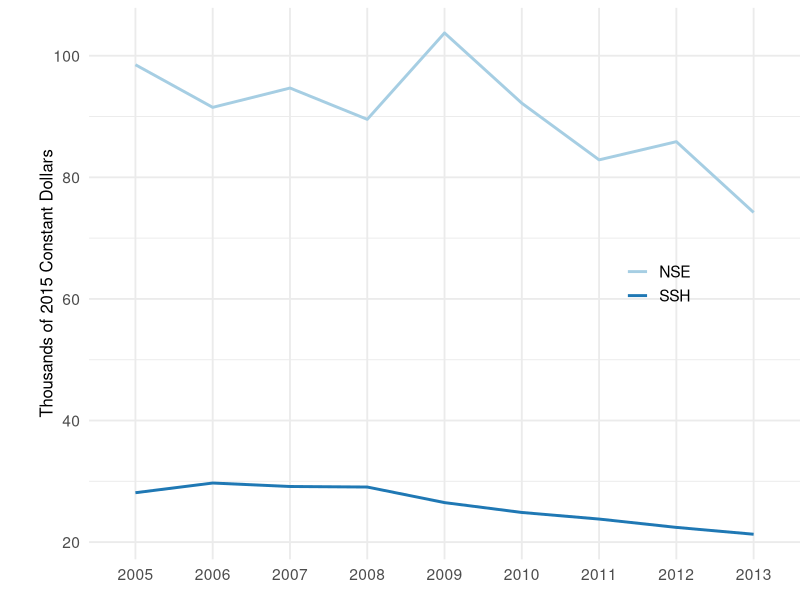
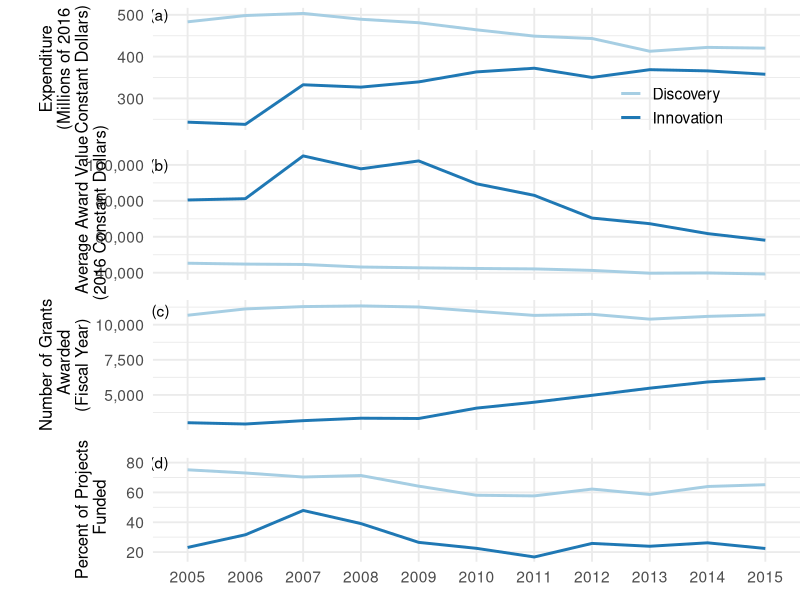
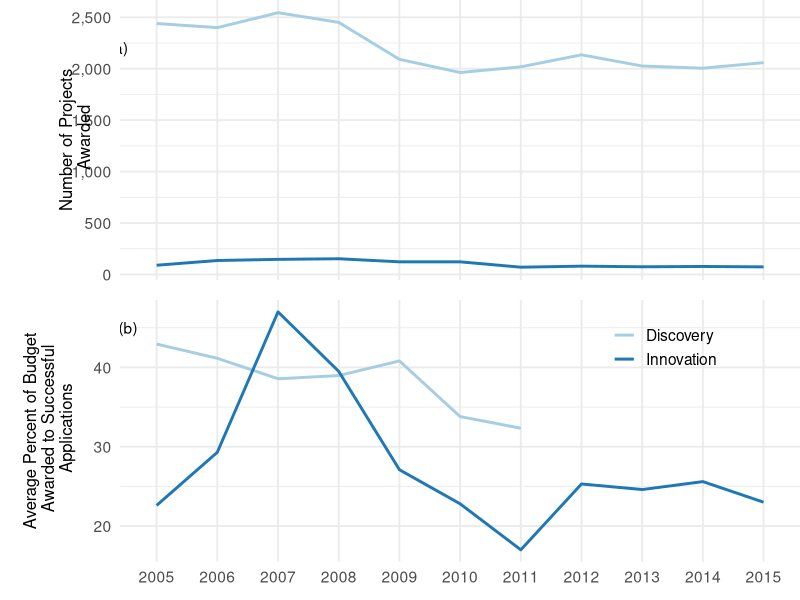
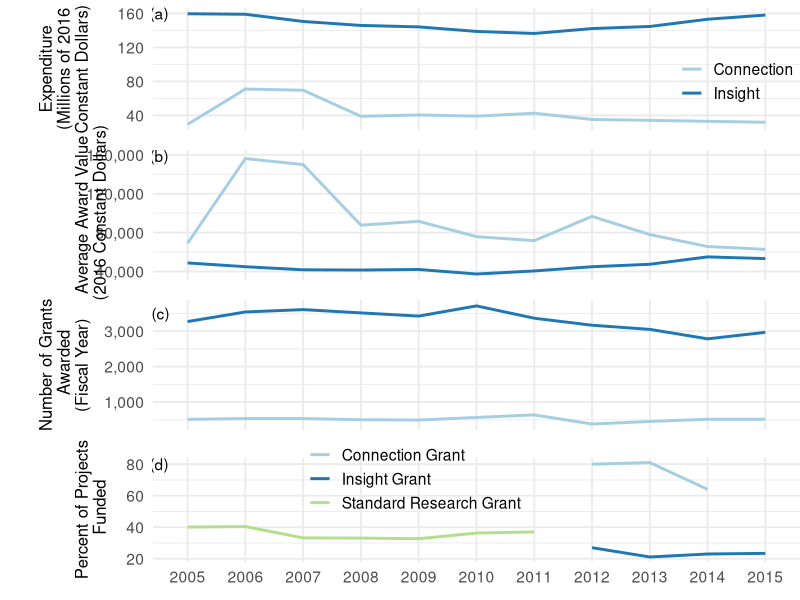
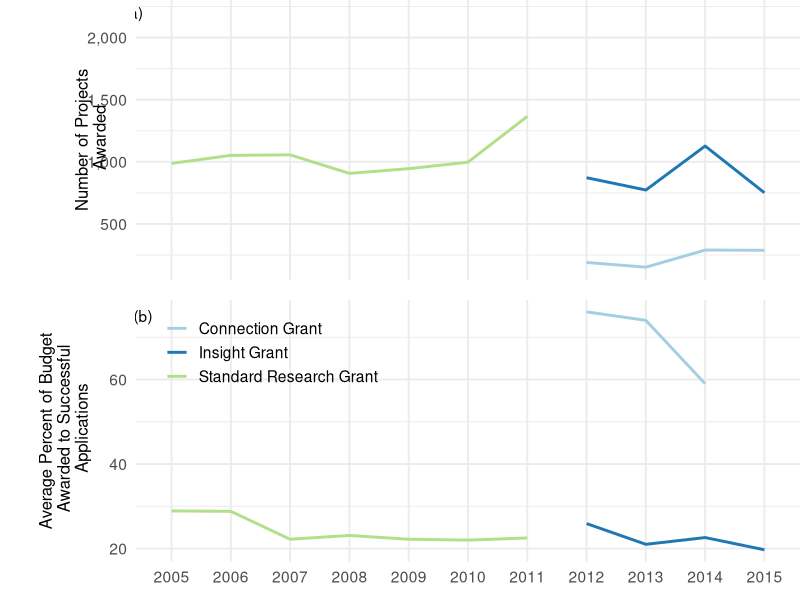
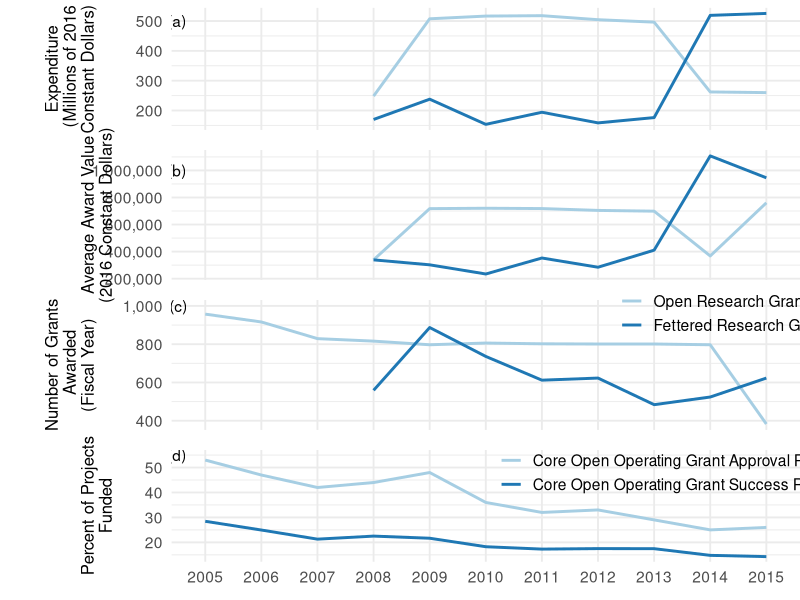

Reproduce these figures in R, in order.

### creating plots for Megan Dodd + Julia Baum for global young academy document
require(tidyr); require(scales); require(gridExtra); require(RColorBrewer); require(ggplot2); require(cowplot)


setwd("/Users/jpwrobinson/Google_Drive/R_PROJECTS_DATA/VISUALISATIONS/global-young-academy-gdp")
setwd("/Users/IMAC3/Google\ Drive/R_PROJECTS_DATA/VISUALISATIONS/global-young-academy-gdp")
setwd("/Users/kristinatietjen/Documents/git_hub/gya-research")
theme_set(theme_minimal(base_size=14))

palette(brewer.pal(n=8, name="Dark2"))

## read in data
dat1<-read.csv("data/from_James/part5-international-july/aug11/NSERC_grants_10Apr.csv", check.names=FALSE)
dat2<-read.csv("data/from_James/part5-international-july/aug11/SSHRC_grants_apr10.csv", check.names=FALSE)
dat3<-read.csv("data/from_James/part5-international-july/aug11/NSERC_success.csv", check.names=FALSE)
dat4<-read.csv("data/from_James/part5-international-july/aug11/SSHRC_success.csv", check.names=FALSE)
dat5<-read.csv("data/from_James/part5-international-july/aug11/CIHR_grants_Apr17.csv", check.names=FALSE)
dat6<-read.csv("data/from_James/part5-international-july/aug11/CIHR_success.csv", check.names=FALSE)
dat7<-read.csv("data/from_James/part5-international-july/aug11/highered_researchers.csv", check.names=FALSE)

#pdf(file="figures/GYA_agencydata_apr10_2017.pdf", height=7, width=11)
# png(file="figures/GYA_agencydata_aug11_2016.png", pointsize=20,height=900, width=1500)
#-----------------------#-----------------------#-----------------------
	#----------------------- GRAPH 1 #-----------------------
#-----------------------#-----------------------#-----------------------

# NSERC

#jpeg(file="figures/jpeg/apr2017/GYA_agencydata_3.1_apr10_2017.jpeg")


dat1<-gather(dat1,  Year, value, -panel, -Type)
dat1$value<-as.numeric(dat1$value)


ylabel <- "Expenditure\n (Millions of 2016 \nConstant Dollars)"
n1<-ggplot(dat1[dat1$panel=='top',], aes(Year, value, col=Type, group=Type)) + 
  geom_line(size=1) + #scale_x_continuous(breaks=NULL) + 
  labs(x="", y=ylabel) + 
  theme(legend.title=element_blank(),
  	plot.margin=unit(c(0.2,0,-0.2,0.8), "cm"),
  	 axis.title.y=element_text(hjust=0.5, vjust=-1,size=12),
  	 axis.text.x=element_blank(),
  	 strip.background = element_blank(),
  	 legend.position=c(0.8,0.2),
       strip.text.x = element_blank())  +
  scale_y_continuous(labels=comma) +
  scale_colour_manual(values=c(brewer.pal(2, name="Paired")), labels=c("Discovery", "Innovation"))+
    annotate("text", "2005", 500, label="(a)", hjust=2) 
  # facet_wrap(~Type, scales="free")+
  # guides(col=FALSE)

ylabel <- "Average Award Value\n (2016 Constant Dollars)"
n2<-ggplot(dat1[dat1$panel=='mid',], aes(Year, value, col=Type, group=Type)) + 
  geom_line(size=1) + #scale_x_continuous(breaks=NULL) + 
  labs(x="", y=ylabel) + 
  theme(legend.title=element_blank(),
  	plot.margin=unit(c(0,0,-0.2,0.45), "cm"),
  	 axis.title.y=element_text(hjust=0.5, vjust=-1,size=12),
  	 axis.text.x=element_blank(),
  	 strip.background = element_blank(),
  	 legend.position=c(0.8,0.8),
       strip.text.x = element_blank())  +
  scale_y_continuous(labels=comma)+
  scale_colour_manual(values=c(brewer.pal(2, name="Paired")))+
    annotate("text", "2005", 100000, label="(b)", hjust=2) +
  # facet_wrap(~Type, scales="free")+
  guides(col=FALSE)

ylabel <- "Number of Grants\n Awarded\n(Fiscal Year)"
n3<-ggplot(dat1[dat1$panel=='bot',], aes(Year, value, col=Type, group=Type)) + 
  geom_line(size=1) + #scale_x_continuous(breaks=NULL) + 
  labs(x="", y=ylabel) + 
  theme(legend.title=element_blank(),
  	plot.margin=unit(c(0,0,-0.2,0.2), "cm"),
  	 axis.title.y=element_text(hjust=0.5, vjust=-1,size=12),
  	 #axis.text.x=element_text(angle=0),
  	axis.text.x=element_blank(),
  	 strip.background = element_blank(),
  	 legend.position=c(0.8,0.1),
       strip.text.x = element_blank())  +
  scale_y_continuous(labels=comma)+
  scale_colour_manual(values=c(brewer.pal(2, name="Paired")))+
    annotate("text", "2005", 11000, label="(c)", hjust=2) +
  # facet_wrap(~Type, scales="free")+
  guides(col=FALSE)

#print(grid.arrange(g1, g2, g3, nrow=3))

#dev.off()

#-----------------------#-----------------------#-----------------------
#----------------------- GRAPH 2 #-----------------------
#-----------------------#-----------------------#-----------------------

# NSERC grants success

dat3<-read.csv("data/from_James/part5-international-july/aug11/NSERC_success.csv", check.names=FALSE)
dat3<-gather(dat3,  Year, value, -panel, -Type)
dat3$value<-as.numeric(dat3$value)
#dat3$star<-"nostar"
#dat3$star[dat3$Type=="Discovery Grants Success Rate" & dat3$Year%in%c('2012', '2013', '2014', '2015')]<-'star'
#dat3$star[dat3$Type=="Discovery Grants Number of Awards" & dat3$value%in%c(2135, 2026, 2005, 2059)]<-'star'



ylabel <- "Percent of Projects\n Funded"
n4<-ggplot(dat3[dat3$panel=='top',], aes(Year, value, col=Type, group=Type)) + 
  geom_line(size=1) + #scale_x_continuous(breaks=NULL) + 
  #geom_point(data=dat3[dat3$panel=='top' & dat3$star=='star',], aes(Year, value), col='red', shape=8)+
  labs(x="", y=ylabel) + 
  theme(legend.title=element_blank(),
        plot.margin=unit(c(0.2,0,-0.2,0.4), "cm"),
        axis.title.y=element_text(hjust=0.5, vjust=-1,size=12),
        #axis.text.x=element_blank(),
        axis.text.x=element_text(angle=0),
        strip.background = element_blank(),
        legend.position=c(0.9,0.4),
        strip.text.x = element_blank())  +
  scale_y_continuous(labels=comma) +
  scale_colour_manual(values=c(brewer.pal(2, name="Paired")), labels=c("Discovery", "Innovation"))+
  annotate("text", "2005", 80, label="(d)", hjust=2) +
# facet_wrap(~Type, scales="free")+
 guides(col=FALSE)

ylabel <- "Number of Projects\n Awarded"
n5<-ggplot(dat3[dat3$panel=='mid',], aes(Year, value, col=Type, group=Type)) + 
  geom_line(size=1) + #scale_x_continuous(breaks=NULL) + 
  #geom_point(data=dat3[dat3$panel=='mid' & dat3$star=='star',], aes(Year, value), col='red', shape=8)+
  labs(x="", y=ylabel) + 
  theme(legend.title=element_blank(),
        plot.margin=unit(c(0,0,-0.2,0.3), "cm"),
        axis.title.y=element_text(hjust=0.5, vjust=-1,size=12),
        axis.text.x=element_blank(),
        strip.background = element_blank(),
        legend.position=c(0.8,0.8),
        strip.text.x = element_blank())  +
  scale_y_continuous(labels=comma)+
  scale_colour_manual(values=c(brewer.pal(2, name="Paired")))+
  annotate("text", "2005", 2200, label="(a)", hjust=2.5) +
  # facet_wrap(~Type, scales="free")+
  guides(col=FALSE)

ylabel <- "Average Percent of Budget\n Awarded to Successful\n Applications"
n6<-ggplot(dat3[dat3$panel=='bot',], aes(Year, value, col=Type, group=Type)) + 
  geom_line(size=1) + #scale_x_continuous(breaks=NULL) + 
  labs(x="", y=ylabel) + 
  theme(legend.title=element_blank(),
        plot.margin=unit(c(0,0,-0.2,0.4), "cm"),
        axis.title.y=element_text(hjust=0.5, vjust=-1,size=12),
        axis.text.x=element_text(angle=0),
        strip.background = element_blank(),
        legend.position=c(0.8,0.82),
        strip.text.x = element_blank())  +
  scale_y_continuous(labels=comma)+
  scale_colour_manual(values=c(brewer.pal(2, name="Paired")), labels=c("Discovery", "Innovation"))+
  annotate("text", "2005", 45, label="(b)", hjust=2) #+
  # facet_wrap(~Type, scales="free")+
  #guides(col=FALSE)

library("cowplot")
#print(grid.arrange(g1, g2, g3, nrow=3))
#print(grid.arrange(n1, n2, n3, n4, heights=c(0.25,0.25,0.25,0.25), nrow=4))

pdf(file="figures/from_James/GYA_agencydata_3.1_4panels_apr29_2017.pdf", height=7, width=11)
plot_grid(n1, n2, n3, n4, align = "v", nrow = 4, rel_heights = c(1/4, 1/4, 1/4, 1/4))
dev.off()


pdf(file="figures/from_James/GYA_agencydata_b1_apr29_2017.pdf", height=7, width=11)
plot_grid(n5,n6, align="v", nrow = 2, rel_heights = c(1/2, 1/2))

dev.off()


#-----------------------#-----------------------#-----------------------
	#----------------------- GRAPH 3 #-----------------------
#-----------------------#-----------------------#-----------------------

# SSHRC
#pdf(file="figures/GYA_agencydata_3.2_apr10_2017.pdf", height=7, width=11)


dat2<-gather(dat2,  Year, value, -panel, -Type)
dat2$value<-as.numeric(dat2$value)


ylabel <- "Expenditure\n (Millions of 2016 \nConstant Dollars)"
s1<-ggplot(dat2[dat2$panel=='top',], aes(Year, value, col=Type, group=Type)) + 
  geom_line(size=1) + #scale_x_continuous(breaks=NULL) + 
  labs(x="", y=ylabel) + 
  theme(legend.title=element_blank(),
  	plot.margin=unit(c(0.2,0,-0.2,0.8), "cm"),
  	 axis.title.y=element_text(hjust=0.5, vjust=-1,size=12),
  	 axis.text.x=element_blank(),
  	 strip.background = element_blank(),
  	 legend.position=c(0.9,0.4),
       strip.text.x = element_blank())  +
  scale_y_continuous(labels=comma) +
  scale_colour_manual(values=c(brewer.pal(2, name="Paired")), labels=c("Connection", "Insight"))+
    annotate("text", "2005", 160, label="(a)", hjust=2) 
  # facet_wrap(~Type, scales="free")+
  # guides(col=FALSE)

ylabel <- "Average Award Value\n (2016 Constant Dollars)"
s2<-ggplot(dat2[dat2$panel=='mid',], aes(Year, value, col=Type, group=Type)) + 
  geom_line(size=1) + #scale_x_continuous(breaks=NULL) + 
  labs(x="", y=ylabel) + 
  theme(legend.title=element_blank(),
  	plot.margin=unit(c(0,0,-0.2,0.45), "cm"),
  	 axis.title.y=element_text(hjust=0.5, vjust=-1,size=12),
  	 axis.text.x=element_blank(),
  	 strip.background = element_blank(),
  	 legend.position=c(0.8,0.8),
       strip.text.x = element_blank())  +
  scale_y_continuous(labels=comma)+
  scale_colour_manual(values=c(brewer.pal(2, name="Paired")))+
    annotate("text", "2005", 159000, label="(b)", hjust=2) +
  # facet_wrap(~Type, scales="free")+
  guides(col=FALSE)

ylabel <- "Number of Grants\n Awarded\n(Fiscal Year)"
s3<-ggplot(dat2[dat2$panel=='bot',], aes(Year, value, col=Type, group=Type)) + 
  geom_line(size=1) + #scale_x_continuous(breaks=NULL) + 
  labs(x="", y=ylabel) + 
  theme(legend.title=element_blank(),
  	plot.margin=unit(c(0,0,-0.2,0.4), "cm"),
  	 axis.title.y=element_text(hjust=0.5, vjust=-1,size=12),
  	 axis.text.x=element_blank(),
  	 strip.background = element_blank(),
  	 legend.position=c(0.8,0.1),
       strip.text.x = element_blank())  +
  scale_y_continuous(labels=comma)+
  scale_colour_manual(values=c(brewer.pal(2, name="Paired")))+
    annotate("text", "2005", 3500, label="(c)", hjust=2) +
  # facet_wrap(~Type, scales="free")+
  guides(col=FALSE)


#print(grid.arrange(s1, s2, s3, nrow=3))

#dev.off()


#-----------------------#-----------------------#-----------------------
#----------------------- GRAPH 4 #-----------------------
#-----------------------#-----------------------#-----------------------

# SSHRC grant success

dat4<-read.csv("data/from_James/part5-international-july/aug11/SSHRC_success.csv", check.names=FALSE)
dat4<-gather(dat4,  Year, value, -panel, -Type)
dat4$value<-as.numeric(dat4$value)

#dat3$star<-"nostar"
#dat3$star[dat3$Type=="Discovery Grants Success Rate" & dat3$Year%in%c('2012', '2013', '2014', '2015')]<-'star'
#dat3$star[dat3$Type=="Discovery Grants Number of Awards" & dat3$value%in%c(2135, 2026, 2005, 2059)]<-'star'


ylabel <- "Percent of Projects\n Funded"
s4<-ggplot(dat4[dat4$panel=='top',], aes(Year, value, col=Type, group=Type)) + 
  geom_line(size=1) + #scale_x_continuous(breaks=NULL) + 
  labs(x="", y=ylabel) + 
  theme(legend.title=element_blank(),
        plot.margin=unit(c(0.2,0,-0.2,0.8), "cm"),
        axis.title.y=element_text(hjust=0.5, vjust=-1,size=12),
        axis.text.x=element_text(angle=0),
        strip.background = element_blank(),
        legend.position=c(0.4,0.8),
        strip.text.x = element_blank())  +
  scale_y_continuous(labels=comma) +
  scale_colour_manual(values=c(brewer.pal(2, name="Paired")), labels=c("Connection Grant", "Insight Grant", "Standard Research Grant"))+
  annotate("text", "2005", 80, label="(d)", hjust=2) 
# facet_wrap(~Type, scales="free")+
# guides(col=FALSE)


ylabel <- "Number of Projects\n Awarded"
s5<-ggplot(dat4[dat4$panel=='mid',], aes(Year, value, col=Type, group=Type)) + 
  geom_line(size=1) + #scale_x_continuous(breaks=NULL) + 
  #geom_point(data=dat4[dat4$panel=='mid' & dat4$star=='star',], aes(Year, value), col='red', shape=8)+
  labs(x="", y=ylabel) + 
  theme(legend.title=element_blank(),
        plot.margin=unit(c(0,0,-0.2,0.3), "cm"),
        axis.title.y=element_text(hjust=0.5, vjust=-1,size=12),
        axis.text.x=element_blank(),
        strip.background = element_blank(),
        legend.position=c(0.5,0.5),
        strip.text.x = element_blank())  +
  scale_y_continuous(labels=comma)+
  scale_colour_manual(values=c(brewer.pal(2, name="Paired")), labels=c("Connection Grant", "Insight Grant", "Standard Research Grant"))+
  annotate("text", "2005", 2200, label="(a)", hjust=2.5) +
  # facet_wrap(~Type, scales="free")+
  guides(col=FALSE)


ylabel <- "Average Percent of Budget\n Awarded to Successful\n Applications"
s6<-ggplot(dat4[dat4$panel=='bot',], aes(Year, value, col=Type, group=Type)) + 
  geom_line(size=1) + #scale_x_continuous(breaks=NULL) + 
  labs(x="", y=ylabel) + 
  theme(legend.title=element_blank(),
        plot.margin=unit(c(0,0,-0.2,0.8), "cm"),
        axis.title.y=element_text(hjust=0.5, vjust=-1,size=12),
        axis.text.x=element_text(angle=0),
        strip.background = element_blank(),
        legend.position=c(0.2,0.8),
        strip.text.x = element_blank())  +
  scale_y_continuous(labels=comma)+
  scale_colour_manual(values=c(brewer.pal(2, name="Paired")), labels=c("Connection Grant", "Insight Grant", "Standard Research Grant"))+
  annotate("text", "2005", 75, label="(b)", hjust=2) #+
  # facet_wrap(~Type, scales="free")+
  #guides(col=FALSE)


#print(grid.arrange(s4, s5, nrow=2))

pdf(file="figures/from_James/GYA_agencydata_3.2_4panels_apr29_2017.pdf", height=7, width=11)
#print(grid.arrange(s1, s2, s3,s4, nrow=4))
plot_grid(s1, s2, s3, s4, align = "v", nrow = 4, rel_heights = c(1/4, 1/4, 1/4, 1/4))
dev.off()

pdf(file="figures/from_James/GYA_agencydata_b2_apr29_2017.pdf", height=7, width=11)
plot_grid(s5, s6, align = "v", nrow = 2, rel_heights = c(1/2, 1/2))
dev.off()

#-----------------------#-----------------------#-----------------------
	#----------------------- GRAPH 5 #-----------------------
#-----------------------#-----------------------#-----------------------

# CIHR grants


pdf(file="figures/from_James/GYA_agencydata_3.3_apr29_2017.pdf", height=7, width=11)

dat5<-gather(dat5,  Year, value, -panel, -Type)
dat5$value<-as.numeric(dat5$value)


ylabel <- "Expenditure\n (Millions of 2016\nConstant Dollars)"
g1<-ggplot(dat5[dat5$panel=='top',], aes(Year, value, col=Type, group=Type)) + 
  geom_line(size=1) + #scale_x_continuous(breaks=NULL) + 
  labs(x="", y=ylabel) + 
  theme(legend.title=element_blank(),
  	plot.margin=unit(c(0.2,0,-0.2,0.5), "cm"),
  	 axis.title.y=element_text(hjust=0.5, vjust=-1,size=12),
  	 axis.text.x=element_blank(),
  	 strip.background = element_blank(),
  	 legend.position=c(0.9,0.4),
       strip.text.x = element_blank())  +
  scale_y_continuous(labels=comma) +
    annotate("text", "2005", 500, label="(a)", hjust=2) +
    scale_colour_manual(values=c(brewer.pal(2, name="Paired")))+
  # facet_wrap(~Type, scales="free")+
  guides(col=FALSE)

ylabel <- "Average Award Value\n(2016 Constant Dollars)"
g2<-ggplot(dat5[dat5$panel=='mid',], aes(Year, value, col=Type, group=Type)) + 
  geom_line(size=1) + #scale_x_continuous(breaks=NULL) + 
  labs(x="", y=ylabel) + 
  theme(legend.title=element_blank(),
  	plot.margin=unit(c(0,0,-0.2,0.15), "cm"),
  	 axis.title.y=element_text(hjust=0.5, vjust=-1,size=12),
  	 axis.text.x=element_blank(),
  	 strip.background = element_blank(),
  	 legend.position=c(0.8,0.8),
       strip.text.x = element_blank())  +
  scale_y_continuous(labels=comma)+
  scale_colour_manual(values=c(brewer.pal(2, name="Paired")))+
    annotate("text", "2005", 1000000, label="(b)", hjust=2) +
  # facet_wrap(~Type, scales="free")+
  guides(col=FALSE)

ylabel <- "Number of Grants\n Awarded\n(Fiscal Year)"
g3<-ggplot(dat5[dat5$panel=='bot',], aes(Year, value, col=Type, group=Type)) + 
  geom_line(size=1) + #scale_x_continuous(breaks=NULL) + 
  labs(x="", y=ylabel) + 
  theme(legend.title=element_blank(),
  	plot.margin=unit(c(0,0,-0.2,0.45), "cm"),
  	 axis.title.y=element_text(hjust=0.5, vjust=-1,size=12),
  	 axis.text.x=element_blank(),
  	 strip.background = element_blank(),
  	 legend.position=c(0.88,0.9),
       strip.text.x = element_blank())  +
  scale_y_continuous(labels=comma)+
  scale_colour_manual(values=c(brewer.pal(2, name="Paired")))+
    annotate("text", "2005", 1000, label="(c)", hjust=2) +
  # facet_wrap(~Type, scales="free")+
scale_colour_manual(values=c(brewer.pal(2, name="Paired")), labels=c("Open Research Grants", "Fettered Research Grants"))




#-----------------------#-----------------------#-----------------------
	#----------------------- GRAPH 6 #-----------------------
#-----------------------#-----------------------#-----------------------

# CIHR grant success


dat6<-gather(dat6,  Year, value, -Type)
dat6$value<-as.numeric(dat6$value)


ylabel <- "Percent of Projects\nFunded"
g4<-ggplot(dat6, aes(Year, value, col=Type, group=Type)) + 
  geom_line(size=1) + #scale_x_continuous(breaks=NULL) + 
  labs(x="", y=ylabel) + 
  theme(legend.title=element_blank(),
  	plot.margin=unit(c(0,0,-0.2,0.95), "cm"),
  	 axis.title.y=element_text(hjust=0.5, vjust=-1,size=12),
  	 axis.text.x=element_text(angle=0),
  	 strip.background = element_blank(),
  	 legend.position=c(0.8,0.8),
       strip.text.x = element_blank())  +
  scale_y_continuous(labels=comma) +
  scale_colour_manual(values=c(brewer.pal(2, name="Paired")), labels=c("Core Open Operating Grant Approval Rate (%)", "Core Open Operating Grant Success Rate (%)"))+
    annotate("text", "2005", 55, label="(d)", hjust=2) 
  # facet_wrap(~Type, scales="free")+
  # guides(col=FALSE)


#print(grid.arrange(g1, g2, g3,g4, nrow=4))
plot_grid(g1, g2, g3, g4, align = "v", nrow = 4, rel_heights = c(1/4, 1/4, 1/4, 1/4))

dev.off()
#-----------------------#-----------------------#-----------------------
  #----------------------- GRAPH 7 #-----------------------
#-----------------------#-----------------------#-----------------------
dat7<-read.csv("data/from_James/part5-international-july/aug11/highered_researchers.csv", check.names=FALSE)

dat7<-gather(dat7,  Year, value, -type)
dat7$value<-as.numeric(dat7$value)


ylabel <- "Thousands of 2015 Constant Dollars"
g<-ggplot(dat7, aes(Year, value, col=type, group=type)) + 
  geom_line(size=1) + #scale_x_continuous(breaks=NULL) + 
  labs(x="", y=ylabel) + 
  theme(legend.title=element_blank(),
    plot.margin=unit(c(0.2,0,-0.2,0.8), "cm"),
     axis.title.y=element_text(hjust=0.5, vjust=-1,size=12),
     # axis.text.x=element_blank(),
     strip.background = element_blank(),
     legend.position=c(0.8,0.5),
       strip.text.x = element_blank())  +
  scale_y_continuous(labels=comma) +
  scale_colour_manual(values=c(brewer.pal(2, name="Paired")), labels=c("NSE", "SSH"))
    # annotate("text", "2005", 55, label="(a)", hjust=2) 
  # facet_wrap(~type, scales="free")+
  # guides(col=FALSE)
print(g)



dev.off()
